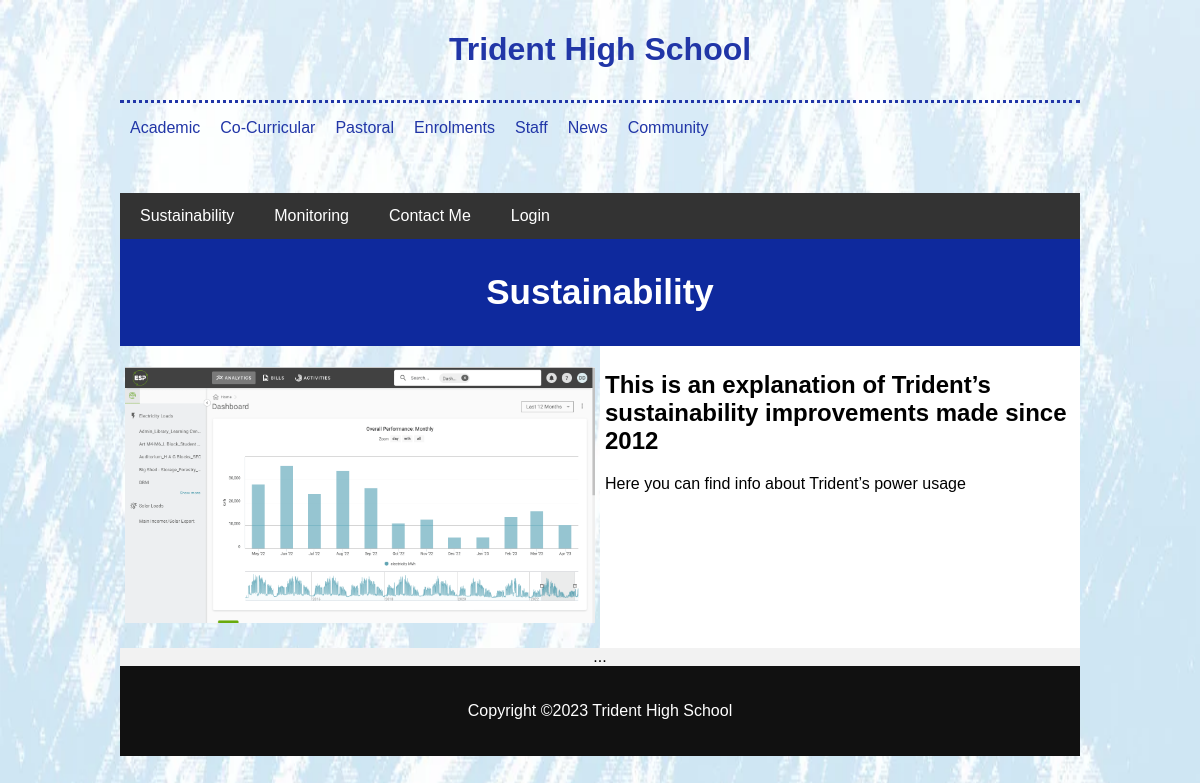
The page / on the database its author committed.
### tables this page shows
CREATE TABLE `pages` (
  `id` int(11) NOT NULL,
  `title` varchar(100) NOT NULL,
  `text` text NOT NULL,
  `img` varchar(50) NOT NULL
);

### index.php (the view, shortened to what this page needs)
<!DOCTYPE html>
<html lang="en">
<head>
<link href="css/fixedstyle.css" rel="stylesheet" type="text/css">
<?php
require_once 'setup.php';
$sql = "SELECT * FROM pages";
$result = mysqli_query($conn, $sql);
if (mysqli_num_rows($result) > 0) {
    $row = mysqli_fetch_assoc($result);
    $title = $row['title'];
    $text = $row['text'];
    $img = $row['img'];
}
    ?>
</head>
<body>
<div class="wrapper">
<div class="title">
<h1>Trident High School</h1>
</div>
<?php include 'fakenavbar.php';?>
<?php include 'navbar.php';?>
<div class="header">
<h1>Sustainability</h1>
</div>
<div class="row">
    <div class="side">
        <p><img src = "images/<?php print $img; ?>"></p>
    </div>
    <div class="main">
        <h2><?php print $title; ?></h2>
        <p><?php print $text; ?></p>
    </div>
</div>
<div class="end">
<p>...</p>
</div>
<div class="footer">
    <?php include 'footer.php';?>
</div>
</div>
</body>
</html>

### css/fixedstyle.css (style rules this page uses)
body { font-family: Arial, Helvetica, sans-serif; margin: 0; background-image: url("../images/tridentbg.jpg"); background-repeat: no-repeat; background-attachment: fixed; background-size: 100% 100%; }
.wrapper { width: 80%; margin:auto; }
.title { padding: 10px; text-align: center; background-color: none; color:#2136a7; }
.header { padding: 10px; text-align: center; background-color: #0e299d; color:#ffffff; }
.header h1 { font-size: 35px; }
.row { display: flex; flex-wrap: wrap; background-color: none; }
.side { flex: 40%; padding: 5px; }
.main { flex: 40%; padding: 5px; background-color: #ffffff; }
.side img { width:100%; }
.end { background-color: #f2f2f2; text-align: center; width: 100%; }
.end p { margin: 0; }
.footer { padding:20px 0px; width:100%; background-color: #111111; color: white; text-align: center; display:block; }

### rows shown on the page
pages: img (picture), title "This is an explanation of Trident’s sustainability improvements made since 2012", text "Here you can find info about Trident’s power usage"
